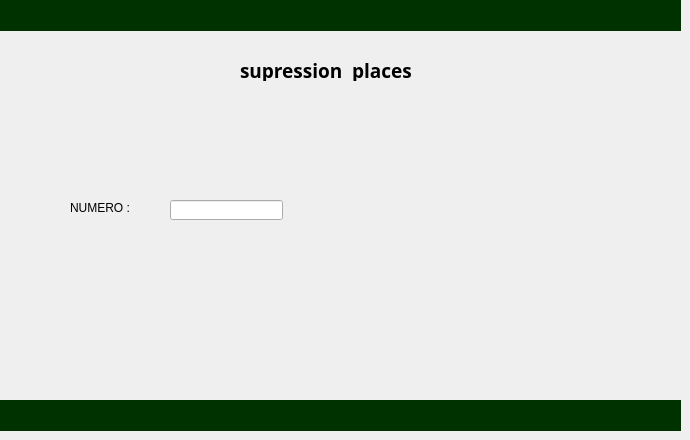
    <widget class="QWidget" name="page_18">
     <widget class="QLabel" name="colorr18_9">
      <property name="geometry">
       <rect>
        <x>0</x>
        <y>0</y>
        <width>681</width>
        <height>31</height>
       </rect>
      </property>
      <property name="styleSheet">
       <string notr="true">#colorr18_9
{
background-color:rgb(0, 50, 0);

}</string>
      </property>
      <property name="text">
       <string/>
      </property>
     </widget>
     <widget class="QLabel" name="colorr18_10">
      <property name="geometry">
       <rect>
        <x>0</x>
        <y>400</y>
        <width>681</width>
        <height>31</height>
       </rect>
      </property>
      <property name="styleSheet">
       <string notr="true">#colorr18_10
{
background-color:rgb(0, 50, 0);

}</string>
      </property>
      <property name="text">
       <string/>
      </property>
     </widget>
     <widget class="QLabel" name="label_6">
      <property name="geometry">
       <rect>
        <x>0</x>
        <y>30</y>
        <width>681</width>
        <height>371</height>
       </rect>
      </property>
      <property name="styleSheet">
       <string notr="true">#label_6
{
background-color: transparent;
   border-image:url(:/smart.jpg);
   background: none;
   border: none;
   background-repeat: none;
}
</string>
      </property>
      <property name="text">
       <string/>
      </property>
     </widget>
     <widget class="QLabel" name="retour_13">
      <property name="geometry">
       <rect>
        <x>30</x>
        <y>360</y>
        <width>91</width>
        <height>31</height>
       </rect>
      </property>
      <property name="styleSheet">
       <string notr="true">#retour_13
{
background-color: transparent;
   border-image:url(:/fle.png);
   background: none;
   border: none;
   background-repeat: none;
}
</string>
      </property>
      <property name="text">
       <string/>
      </property>
     </widget>
     <widget class="QPushButton" name="pushButton_flec11">
      <property name="geometry">
       <rect>
        <x>30</x>
        <y>360</y>
        <width>101</width>
        <height>31</height>
       </rect>
      </property>
      <property name="styleSheet">
       <string notr="true">#pushButton_flec11
{
background-color: transparent;
 
   background: none;
   border: none;
   background-repeat: none;
}
</string>
      </property>
      <property name="text">
       <string/>
      </property>
     </widget>
     <widget class="QLabel" name="label_59">
      <property name="geometry">
       <rect>
        <x>240</x>
        <y>60</y>
        <width>171</width>
        <height>21</height>
       </rect>
      </property>
      <property name="font">
       <font>
        <family>Segoe UI Black</family>
        <pointsize>14</pointsize>
        <weight>75</weight>
        <bold>true</bold>
       </font>
      </property>
      <property name="styleSheet">
       <string notr="true">#label_22
{
color:rgb(255, 255, 255) ;
}
</string>
      </property>
      <property name="text">
       <string>supression  places</string>
      </property>
     </widget>
     <widget class="QLabel" name="label_60">
      <property name="geometry">
       <rect>
        <x>70</x>
        <y>200</y>
        <width>71</width>
        <height>16</height>
       </rect>
      </property>
      <property name="text">
       <string>NUMERO :</string>
      </property>
     </widget>
     <widget class="QLineEdit" name="lineEdit_7">
      <property name="geometry">
       <rect>
        <x>170</x>
        <y>200</y>
        <width>113</width>
        <height>20</height>
       </rect>
      </property>
     </widget>
     <widget class="QLabel" name="label_61">
      <property name="geometry">
       <rect>
        <x>520</x>
        <y>330</y>
        <width>101</width>
        <height>41</height>
       </rect>
      </property>
      <property name="styleSheet">
       <string notr="true">#label_61
{
background-color: transparent;
   border-image:url(:/valid.png);
   background: none;
   border: none;
   background-repeat: none;
}
</string>
      </property>
      <property name="text">
       <string/>
      </property>
     </widget>
     <widget class="QPushButton" name="pushButton_valid15">
      <property name="geometry">
       <rect>
        <x>524</x>
        <y>332</y>
        <width>91</width>
        <height>41</height>
       </rect>
      </property>
      <property name="styleSheet">
       <string notr="true">#pushButton_valid15
{
background-color: transparent;
  
   background: none;
   border: none;
   background-repeat: none;
}</string>
      </property>
      <property name="text">
       <string/>
      </property>
     </widget>
    </widget>
